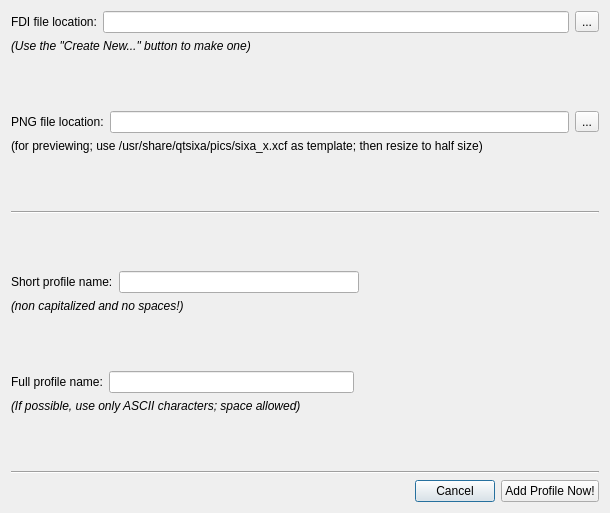
<?xml version="1.0" encoding="UTF-8"?>
<ui version="4.0">
 <class>AddProfile</class>
 <widget class="QDialog" name="AddProfile">
  <property name="geometry">
   <rect>
    <x>0</x>
    <y>0</y>
    <width>610</width>
    <height>513</height>
   </rect>
  </property>
  <property name="windowTitle">
   <string>QtSixA - Add Profile</string>
  </property>
  <layout class="QVBoxLayout" name="verticalLayout">
   <item>
    <layout class="QHBoxLayout" name="horizontalLayout_4">
     <item>
      <widget class="QLabel" name="label_loc">
       <property name="text">
        <string>FDI file location:</string>
       </property>
      </widget>
     </item>
     <item>
      <widget class="QLineEdit" name="line_loc">
       <property name="text">
        <string notr="true"/>
       </property>
      </widget>
     </item>
     <item>
      <widget class="QToolButton" name="b_loc">
       <property name="text">
        <string notr="true">...</string>
       </property>
      </widget>
     </item>
    </layout>
   </item>
   <item>
    <widget class="QLabel" name="label_8">
     <property name="text">
      <string>&lt;i&gt;(Use the &quot;Create New...&quot; button to make one)&lt;/i&gt;</string>
     </property>
    </widget>
   </item>
   <item>
    <spacer name="verticalSpacer_5">
     <property name="orientation">
      <enum>Qt::Vertical</enum>
     </property>
     <property name="sizeHint" stdset="0">
      <size>
       <width>20</width>
       <height>40</height>
      </size>
     </property>
    </spacer>
   </item>
   <item>
    <layout class="QHBoxLayout" name="horizontalLayout_5">
     <item>
      <widget class="QLabel" name="label_png">
       <property name="text">
        <string>PNG file location:</string>
       </property>
      </widget>
     </item>
     <item>
      <widget class="QLineEdit" name="line_png">
       <property name="text">
        <string notr="true"/>
       </property>
      </widget>
     </item>
     <item>
      <widget class="QToolButton" name="b_png">
       <property name="text">
        <string notr="true">...</string>
       </property>
      </widget>
     </item>
    </layout>
   </item>
   <item>
    <widget class="QLabel" name="label_2">
     <property name="text">
      <string>&lt;i&gt;(for previewing; use &lt;a href=file:///usr/share/qtsixa/pics/sixa_x.xcf&gt;/usr/share/qtsixa/pics/sixa_x.xcf&lt;/a&gt; as template; then resize to half size)&lt;/i&gt;</string>
     </property>
    </widget>
   </item>
   <item>
    <spacer name="verticalSpacer_3">
     <property name="orientation">
      <enum>Qt::Vertical</enum>
     </property>
     <property name="sizeHint" stdset="0">
      <size>
       <width>20</width>
       <height>40</height>
      </size>
     </property>
    </spacer>
   </item>
   <item>
    <widget class="Line" name="line_2">
     <property name="orientation">
      <enum>Qt::Horizontal</enum>
     </property>
    </widget>
   </item>
   <item>
    <spacer name="verticalSpacer">
     <property name="orientation">
      <enum>Qt::Vertical</enum>
     </property>
     <property name="sizeHint" stdset="0">
      <size>
       <width>20</width>
       <height>39</height>
      </size>
     </property>
    </spacer>
   </item>
   <item>
    <layout class="QHBoxLayout" name="horizontalLayout">
     <item>
      <widget class="QLabel" name="label_short">
       <property name="text">
        <string>Short profile name:</string>
       </property>
      </widget>
     </item>
     <item>
      <widget class="QLineEdit" name="line_short">
       <property name="text">
        <string notr="true"/>
       </property>
      </widget>
     </item>
     <item>
      <spacer name="horizontalSpacer_2">
       <property name="orientation">
        <enum>Qt::Horizontal</enum>
       </property>
       <property name="sizeHint" stdset="0">
        <size>
         <width>40</width>
         <height>20</height>
        </size>
       </property>
      </spacer>
     </item>
    </layout>
   </item>
   <item>
    <widget class="QLabel" name="label_6">
     <property name="text">
      <string>&lt;i&gt;(non capitalized and no spaces!)&lt;/i&gt;</string>
     </property>
    </widget>
   </item>
   <item>
    <spacer name="verticalSpacer_4">
     <property name="orientation">
      <enum>Qt::Vertical</enum>
     </property>
     <property name="sizeHint" stdset="0">
      <size>
       <width>20</width>
       <height>40</height>
      </size>
     </property>
    </spacer>
   </item>
   <item>
    <layout class="QHBoxLayout" name="horizontalLayout_2">
     <item>
      <widget class="QLabel" name="label_full">
       <property name="text">
        <string>Full profile name:</string>
       </property>
      </widget>
     </item>
     <item>
      <widget class="QLineEdit" name="line_full">
       <property name="text">
        <string notr="true"/>
       </property>
      </widget>
     </item>
     <item>
      <spacer name="horizontalSpacer_3">
       <property name="orientation">
        <enum>Qt::Horizontal</enum>
       </property>
       <property name="sizeHint" stdset="0">
        <size>
         <width>40</width>
         <height>20</height>
        </size>
       </property>
      </spacer>
     </item>
    </layout>
   </item>
   <item>
    <widget class="QLabel" name="label_7">
     <property name="text">
      <string>&lt;i&gt;(If possible, use only ASCII characters; space allowed)&lt;/i&gt;</string>
     </property>
    </widget>
   </item>
   <item>
    <spacer name="verticalSpacer_2">
     <property name="orientation">
      <enum>Qt::Vertical</enum>
     </property>
     <property name="sizeHint" stdset="0">
      <size>
       <width>20</width>
       <height>40</height>
      </size>
     </property>
    </spacer>
   </item>
   <item>
    <widget class="Line" name="line">
     <property name="orientation">
      <enum>Qt::Horizontal</enum>
     </property>
    </widget>
   </item>
   <item>
    <layout class="QHBoxLayout" name="horizontalLayout_3">
     <item>
      <spacer name="horizontalSpacer">
       <property name="orientation">
        <enum>Qt::Horizontal</enum>
       </property>
       <property name="sizeHint" stdset="0">
        <size>
         <width>40</width>
         <height>20</height>
        </size>
       </property>
      </spacer>
     </item>
     <item>
      <widget class="QPushButton" name="b_cancel">
       <property name="text">
        <string>Cancel</string>
       </property>
       <property name="icon">
        <iconset>
         <normaloff>../../../../../../../usr/share/qtsixa/icons/cancel.png</normaloff>../../../../../../../usr/share/qtsixa/icons/cancel.png</iconset>
       </property>
      </widget>
     </item>
     <item>
      <widget class="QPushButton" name="b_add">
       <property name="text">
        <string>Add Profile Now!</string>
       </property>
       <property name="icon">
        <iconset>
         <normaloff>../../../../../../../usr/share/qtsixa/icons/plus.png</normaloff>../../../../../../../usr/share/qtsixa/icons/plus.png</iconset>
       </property>
      </widget>
     </item>
    </layout>
   </item>
  </layout>
 </widget>
 <resources/>
 <connections>
  <connection>
   <sender>b_cancel</sender>
   <signal>clicked()</signal>
   <receiver>AddProfile</receiver>
   <slot>close()</slot>
   <hints>
    <hint type="sourcelabel">
     <x>423</x>
     <y>489</y>
    </hint>
    <hint type="destinationlabel">
     <x>304</x>
     <y>256</y>
    </hint>
   </hints>
  </connection>
 </connections>
</ui>
